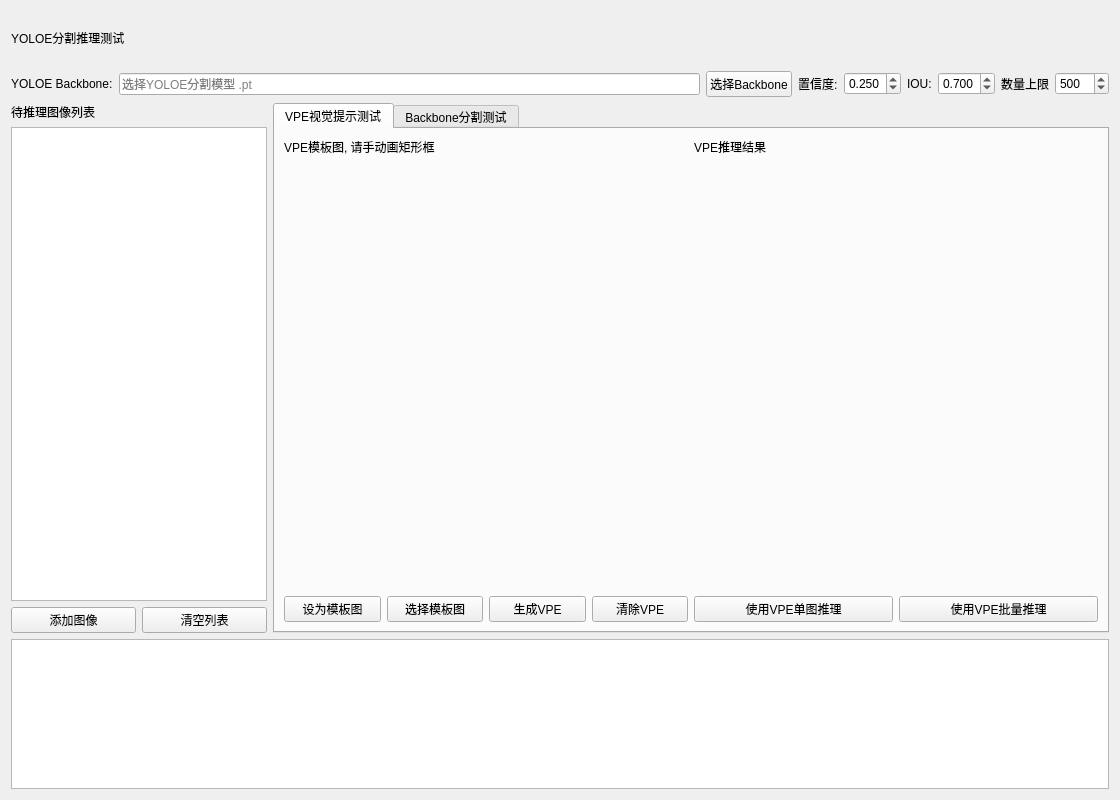
<?xml version="1.0" encoding="UTF-8"?>
<ui version="4.0">
 <class>YoloeValForm</class>
 <widget class="QWidget" name="YoloeValForm">
  <property name="geometry">
   <rect>
    <x>0</x>
    <y>0</y>
    <width>1120</width>
    <height>800</height>
   </rect>
  </property>
  <property name="windowTitle">
   <string>YOLOE推理</string>
  </property>
  <layout class="QGridLayout" name="gridLayout_2">
   <item row="0" column="0">
    <layout class="QGridLayout" name="gridLayout" rowstretch="0,0,6,1">
     <item row="0" column="0">
      <widget class="QLabel" name="LB_Title">
       <property name="minimumSize">
        <size>
         <width>0</width>
         <height>54</height>
        </size>
       </property>
       <property name="styleSheet">
        <string notr="true">font: 18pt &quot;微软雅黑&quot;;</string>
       </property>
       <property name="text">
        <string>YOLOE分割推理测试</string>
       </property>
      </widget>
     </item>
     <item row="1" column="0">
      <layout class="QHBoxLayout" name="backboneLayout">
       <item>
        <widget class="QLabel" name="LB_Backbone">
         <property name="text">
          <string>YOLOE Backbone:</string>
         </property>
        </widget>
       </item>
       <item>
        <widget class="QLineEdit" name="LE_Backbone">
         <property name="placeholderText">
          <string>选择YOLOE分割模型 .pt</string>
         </property>
        </widget>
       </item>
       <item>
        <widget class="QPushButton" name="PB_SelectBackbone">
         <property name="text">
          <string>选择Backbone</string>
         </property>
        </widget>
       </item>
       <item>
        <widget class="QLabel" name="LB_Confidence">
         <property name="text">
          <string>置信度:</string>
         </property>
        </widget>
       </item>
       <item>
        <widget class="QDoubleSpinBox" name="DSB_Confidence">
         <property name="decimals">
          <number>3</number>
         </property>
         <property name="minimum">
          <double>0.000000000000000</double>
         </property>
         <property name="maximum">
          <double>1.000000000000000</double>
         </property>
         <property name="singleStep">
          <double>0.010000000000000</double>
         </property>
         <property name="value">
          <double>0.250000000000000</double>
         </property>
        </widget>
       </item>
       <item>
        <widget class="QLabel" name="LB_Iou">
         <property name="text">
          <string>IOU:</string>
         </property>
        </widget>
       </item>
       <item>
        <widget class="QDoubleSpinBox" name="DSB_Iou">
         <property name="decimals">
          <number>3</number>
         </property>
         <property name="minimum">
          <double>0.000000000000000</double>
         </property>
         <property name="maximum">
          <double>1.000000000000000</double>
         </property>
         <property name="singleStep">
          <double>0.010000000000000</double>
         </property>
         <property name="value">
          <double>0.700000000000000</double>
         </property>
        </widget>
       </item>
       <item>
        <widget class="QLabel" name="label">
         <property name="text">
          <string>数量上限</string>
         </property>
        </widget>
       </item>
       <item>
        <widget class="QSpinBox" name="spinBox_MaxDetNum">
         <property name="minimum">
          <number>1</number>
         </property>
         <property name="maximum">
          <number>1500</number>
         </property>
         <property name="value">
          <number>500</number>
         </property>
        </widget>
       </item>
      </layout>
     </item>
     <item row="2" column="0">
      <layout class="QHBoxLayout" name="contentLayout" stretch="0,4">
       <item>
        <layout class="QVBoxLayout" name="imageListLayout">
         <item>
          <widget class="QLabel" name="LB_ImageList">
           <property name="text">
            <string>待推理图像列表</string>
           </property>
          </widget>
         </item>
         <item>
          <widget class="QListWidget" name="listWidget"/>
         </item>
         <item>
          <layout class="QHBoxLayout" name="imageListButtonLayout">
           <item>
            <widget class="QPushButton" name="PB_AddFiles">
             <property name="text">
              <string>添加图像</string>
             </property>
            </widget>
           </item>
           <item>
            <widget class="QPushButton" name="PB_Clear">
             <property name="text">
              <string>清空列表</string>
             </property>
            </widget>
           </item>
          </layout>
         </item>
        </layout>
       </item>
       <item>
        <widget class="QTabWidget" name="TW_InferMode">
         <property name="currentIndex">
          <number>0</number>
         </property>
         <widget class="QWidget" name="tabVpe">
          <attribute name="title">
           <string>VPE视觉提示测试</string>
          </attribute>
          <layout class="QHBoxLayout" name="vpePageLayout" stretch="1,1">
           <item>
            <layout class="QVBoxLayout" name="templateLayout" stretch="0,4,0">
             <item>
              <widget class="QLabel" name="LB_Template">
               <property name="text">
                <string>VPE模板图, 请手动画矩形框</string>
               </property>
              </widget>
             </item>
             <item>
              <widget class="BaseAnnoLegacyCanvas" name="ytRoiShowVPE" native="true">
               <property name="minimumSize">
                <size>
                 <width>320</width>
                 <height>260</height>
                </size>
               </property>
              </widget>
             </item>
             <item>
              <layout class="QHBoxLayout" name="templateButtonLayout">
               <item>
                <widget class="QPushButton" name="pushButton_setTemlateImg">
                 <property name="text">
                  <string>设为模板图</string>
                 </property>
                </widget>
               </item>
               <item>
                <widget class="QPushButton" name="PB_OpenVPEImg">
                 <property name="text">
                  <string>选择模板图</string>
                 </property>
                </widget>
               </item>
               <item>
                <widget class="QPushButton" name="pushButton_GenVPE">
                 <property name="text">
                  <string>生成VPE</string>
                 </property>
                </widget>
               </item>
               <item>
                <widget class="QPushButton" name="pushButton_DeleteVPE">
                 <property name="text">
                  <string>清除VPE</string>
                 </property>
                </widget>
               </item>
              </layout>
             </item>
            </layout>
           </item>
           <item>
            <layout class="QVBoxLayout" name="resultLayout" stretch="0,4,0">
             <item>
              <widget class="QLabel" name="LB_Result">
               <property name="text">
                <string>VPE推理结果</string>
               </property>
              </widget>
             </item>
             <item>
              <widget class="BaseAnnoLegacyCanvas" name="ytRoiShowInferRest" native="true">
               <property name="minimumSize">
                <size>
                 <width>320</width>
                 <height>260</height>
                </size>
               </property>
              </widget>
             </item>
             <item>
              <layout class="QHBoxLayout" name="vpeInferenceButtonLayout">
               <item>
                <widget class="QPushButton" name="PB_ProValOne">
                 <property name="text">
                  <string>使用VPE单图推理</string>
                 </property>
                </widget>
               </item>
               <item>
                <widget class="QPushButton" name="PB_ProValAll">
                 <property name="text">
                  <string>使用VPE批量推理</string>
                 </property>
                </widget>
               </item>
              </layout>
             </item>
            </layout>
           </item>
          </layout>
         </widget>
         <widget class="QWidget" name="tabBackbone">
          <attribute name="title">
           <string>Backbone分割测试</string>
          </attribute>
          <layout class="QVBoxLayout" name="backbonePageLayout" stretch="0,4,0">
           <item>
            <layout class="QHBoxLayout" name="backbonePromptLayout">
             <item>
              <widget class="QLabel" name="LB_BackbonePrompt">
               <property name="text">
                <string>前景提示词:</string>
               </property>
              </widget>
             </item>
             <item>
              <widget class="QLineEdit" name="LE_BackbonePrompt">
               <property name="placeholderText">
                <string>请输入单个前景类别描述</string>
               </property>
              </widget>
             </item>
            </layout>
           </item>
           <item>
            <widget class="BaseAnnoLegacyCanvas" name="ytRoiShowBackboneRest" native="true">
             <property name="minimumSize">
              <size>
               <width>640</width>
               <height>260</height>
              </size>
             </property>
            </widget>
           </item>
           <item>
            <layout class="QHBoxLayout" name="backboneInferenceButtonLayout">
             <item>
              <widget class="QPushButton" name="PB_ProBackboneOne">
               <property name="text">
                <string>使用文本提示单图推理</string>
               </property>
              </widget>
             </item>
             <item>
              <widget class="QPushButton" name="PB_ProBackboneAll">
               <property name="text">
                <string>使用文本提示批量推理</string>
               </property>
              </widget>
             </item>
            </layout>
           </item>
          </layout>
         </widget>
        </widget>
       </item>
      </layout>
     </item>
     <item row="3" column="0">
      <widget class="QTextBrowser" name="plainTextEdit_Log">
       <property name="minimumSize">
        <size>
         <width>0</width>
         <height>150</height>
        </size>
       </property>
      </widget>
     </item>
    </layout>
   </item>
  </layout>
 </widget>
 <customwidgets>
  <customwidget>
   <class>BaseAnnoLegacyCanvas</class>
   <extends>QWidget</extends>
   <header>baseannolegacycanvas.h</header>
  </customwidget>
 </customwidgets>
 <resources/>
 <connections/>
</ui>
